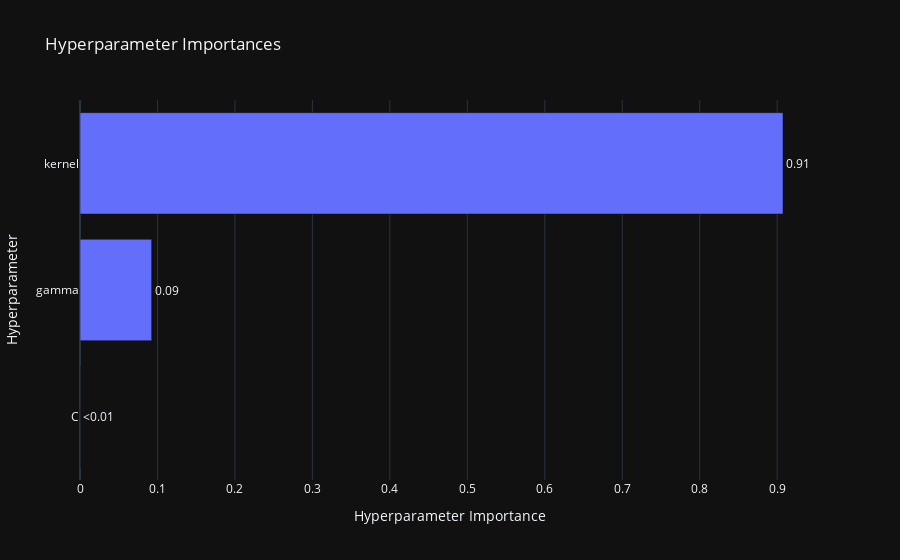

Notebook cell for this chart:
### Code cell
vis.plot_param_importances(study)

### Figure 1 — Plotly figure (JSON) as saved in the notebook; plotly's stock layout.template omitted (floating-point values rounded to 4 significant figures)
{"data": [{"cliponaxis": false, "hovertemplate": ["C (FloatDistribution): 2.433102918279971e-06<extra></extra>", "gamma (FloatDistribution): 0.092511761878054<extra></extra>", "kernel (CategoricalDistribution): 0.9074858050190278<extra></extra>"], "name": "Objective Value", "orientation": "h", "text": ["<0.01", "0.09", "0.91"], "textposition": "outside", "x": [2.433e-06, 0.09251, 0.9075], "y": ["C", "gamma", "kernel"], "type": "bar"}], "layout": {"title": {"text": "Hyperparameter Importances"}, "xaxis": {"title": {"text": "Hyperparameter Importance"}}, "yaxis": {"title": {"text": "Hyperparameter"}}}}
